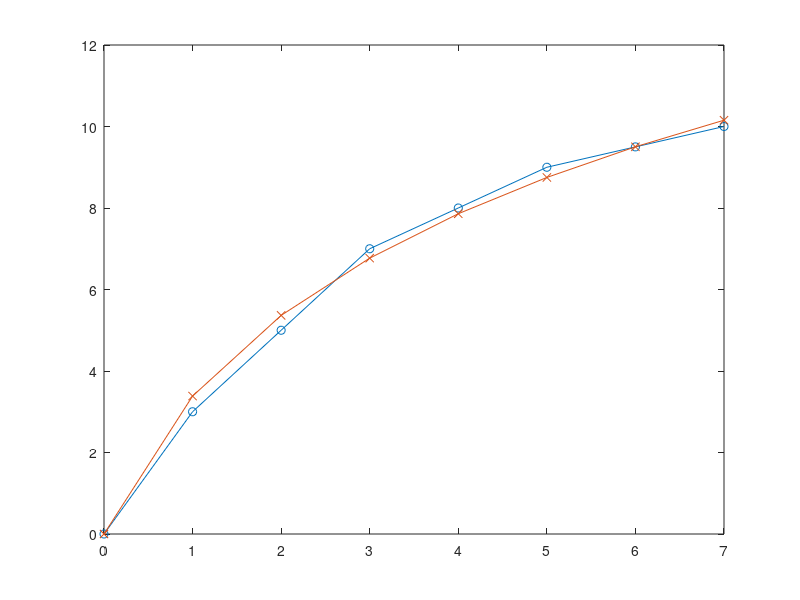

This figure's MATLAB source:
t = [0 1 2 3 4 5 6 7];
f = [0 3 5 7 8 9 9.5 10];

b = log(t+1);

c = (f*b') / (b*b');

y(t+1) = c*log(t+1);

plot(t, f, "o-", t, y, "x-");


u = [2 0 0 2];
v = [1 1 -1 1];

b1 = u;

c = (v*b1') / (b1*b1');